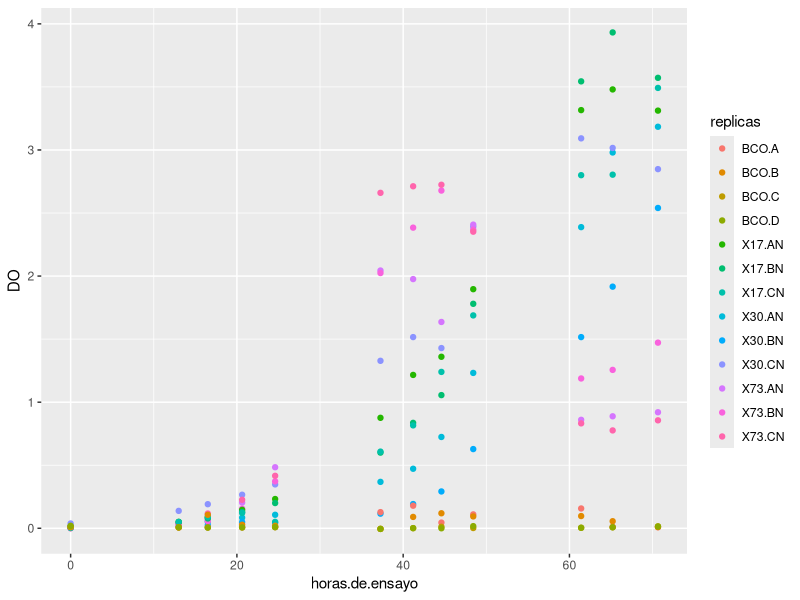
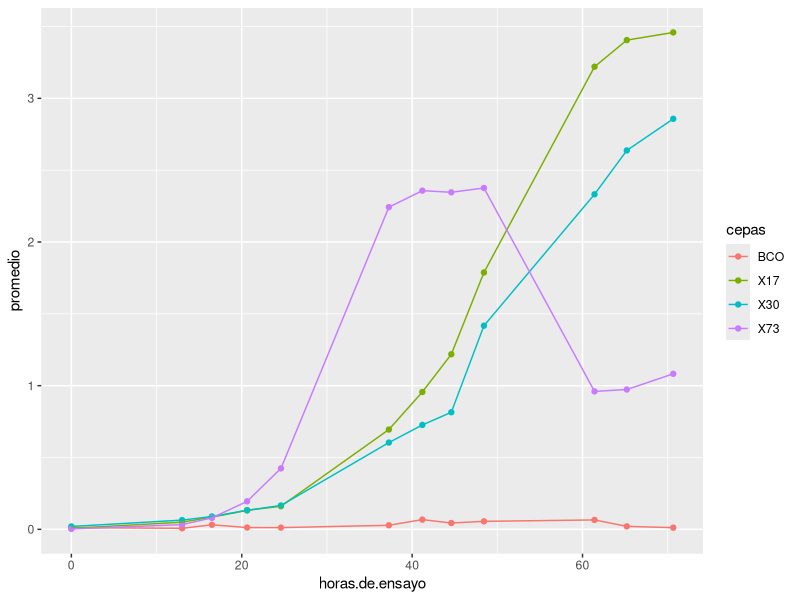
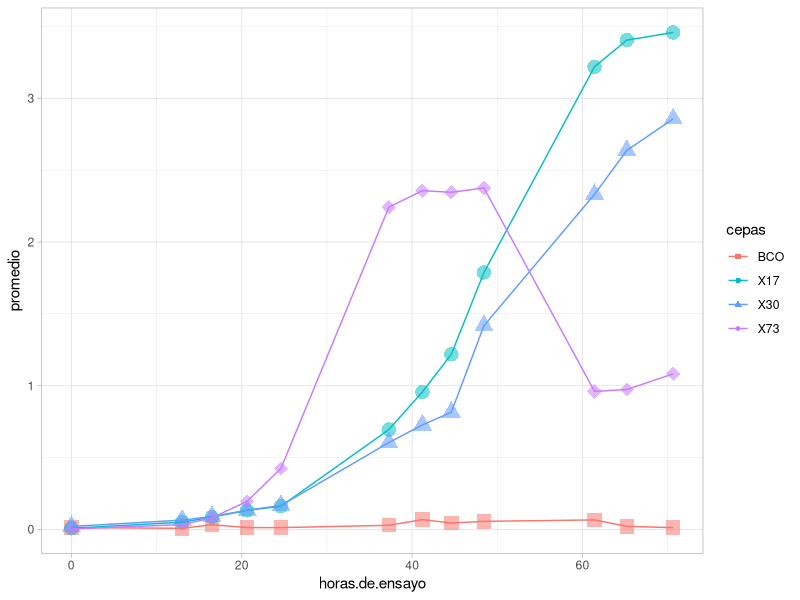
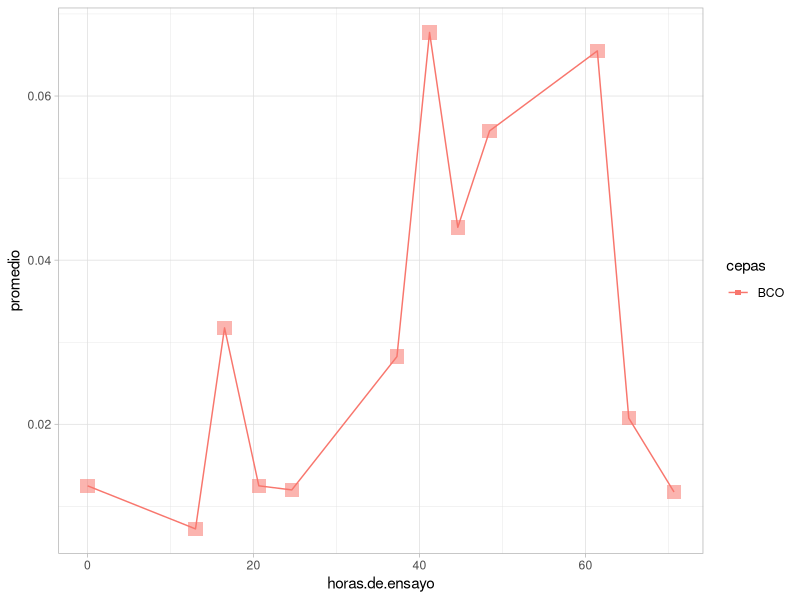
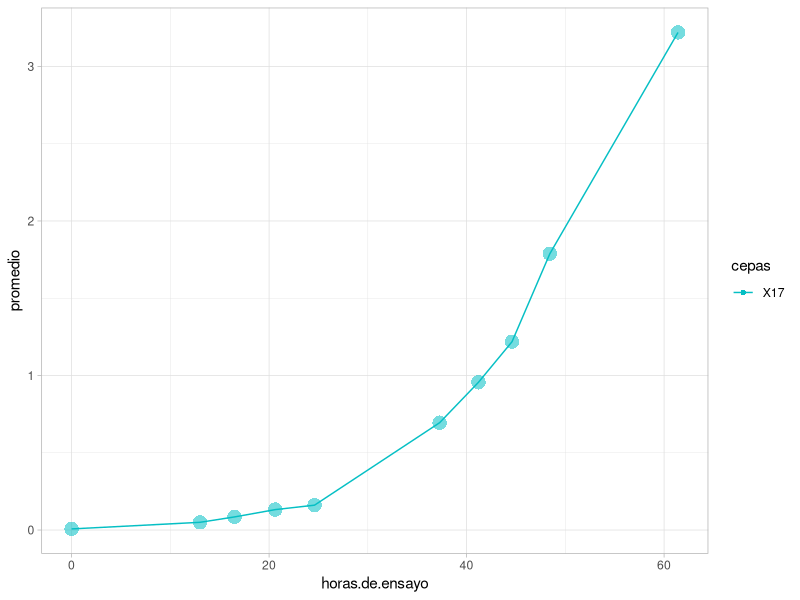
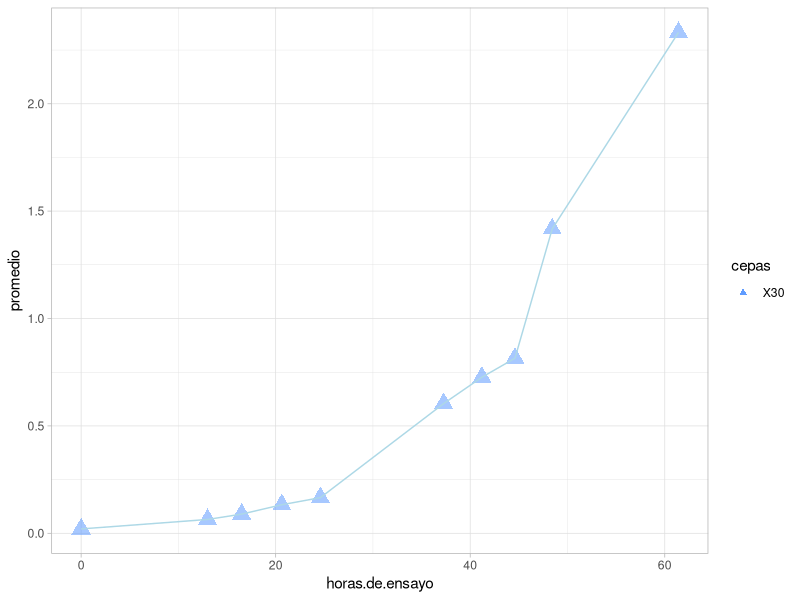
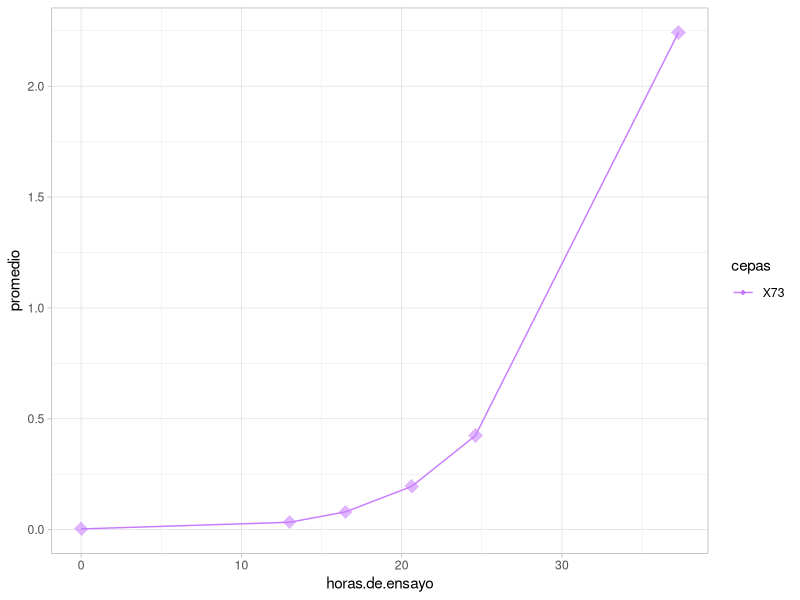
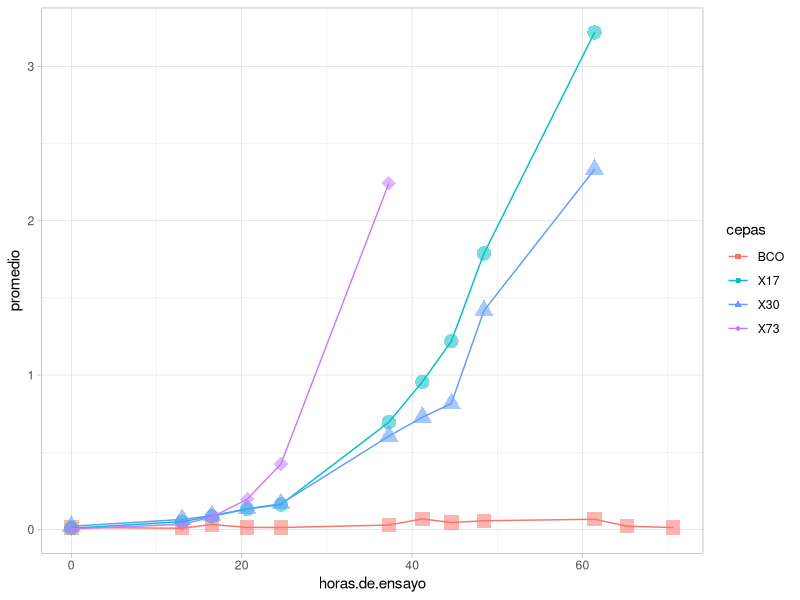

These figures' R source, in order: (Note: this script raises an error after producing the figures.)
## ---- chunk 1
knitr::opts_chunk$set(echo = TRUE)
library(tidyverse)
## ---- chunk 2
crecimiento_csv <- read.csv("./crecimiento_corregido.csv")
crecimiento_csv %>%
  head(3)
## ---- chunk 3
crecimiento <- crecimiento_csv %>% 
  pivot_longer(c(
    "X30.AN", "X30.BN"  , "X30.CN",
    "X73.AN", "X73.BN", "X73.CN",
    "X17.AN", "X17.BN", "X17.CN",
    "BCO.A" , "BCO.B" , "BCO.C", "BCO.D"
  ),
  names_to = "replicas", values_to = "DO")
## ---- chunk 4
crecimiento <- crecimiento %>% 
  select(c("horas.de.ensayo", "replicas", "DO"))
## ---- chunk 5
crecimiento <- crecimiento %>% 
  filter(!is.na(DO))
## ---- chunk 6
crecimiento %>%
  arrange(replicas) %>%
  head(5)
## ---- chunk 7
crecimiento %>%
  group_by(replicas) %>%
  summarise() %>%
  head(22)


## ---- chunk 8
crecimiento %>%
  select(c(DO)) %>%
  sapply(typeof)
## ---- chunk 9
crecimiento %>%
  summarise(total = n())
## ---- chunk 10
str(crecimiento)
## ---- chunk 11
crecimiento %>% ggplot(aes(x = horas.de.ensayo,
                           y = DO,
                           color=replicas)) +
  geom_point()

## ---- chunk 12
crecimiento_agrupado <- crecimiento %>%
  group_by(horas.de.ensayo, cepas = substring(replicas, 0, 3)) %>%
  summarise(desvio = sd(DO), promedio = mean(DO), mediana = median(DO))
## ---- chunk 13
crecimiento_agrupado %>%
  ggplot(aes(x = horas.de.ensayo,
             y = promedio,
             color=cepas)) +
  geom_point() +
  geom_line()
## ---- chunk 14
crecimiento_agrupado %>%
  ggplot() +
  geom_point(aes(x = horas.de.ensayo,
                 y = promedio,
                 shape = cepas,
                 colour = cepas,
                 size=2,
                 alpha = 0.1)) +
  geom_line(aes(x = horas.de.ensayo,
                y = promedio,
                color=cepas, group=cepas)) + 
  scale_shape_manual(values=c(15, 16, 17,18))+
  scale_color_manual(values=c("#f8766d", "#05bfc4", "#609cff", "#c77cff")) +
  scale_alpha(guide = 'none') + 
  scale_size(guide = 'none') + 
  theme_light()
## ---- chunk 15
crecimiento_agrupado %>%
  filter(cepas == 'BCO') %>%
  ggplot() +
  geom_point(aes(x = horas.de.ensayo,
                 y = promedio,
                 shape = cepas,
                 colour = cepas,
                 size=2,
                 alpha = 0.1)) +
  geom_line(aes(x = horas.de.ensayo,
                y = promedio,
                color=cepas, group=cepas)) + 
  scale_shape_manual(values=c(15))+
  scale_color_manual(values=c("#f8766d")) +
  scale_alpha(guide = 'none') + 
  scale_size(guide = 'none') + 
  theme_light()
## ---- chunk 16
crecimiento_agrupado %>%
  filter(cepas == 'X17' & horas.de.ensayo < 65) %>%
  ggplot() +
  geom_point(aes(x = horas.de.ensayo,
                 y = promedio,
                 shape = cepas,
                 colour = cepas,
                 size=2,
                 alpha = 0.1)) +
  geom_line(aes(x = horas.de.ensayo,
                y = promedio,
                color=cepas, group=cepas)) + 
  scale_shape_manual(values=c(16))+
  scale_color_manual(values=c("#05bfc4")) +
  scale_alpha(guide = 'none') + 
  scale_size(guide = 'none') + 
  theme_light()
## ---- chunk 17
crecimiento_agrupado %>%
  filter(cepas == 'X30' & horas.de.ensayo < 65) %>%
  ggplot() +
  geom_point(aes(x = horas.de.ensayo,
                 y = promedio,
                 shape = cepas,
                 colour = cepas,
                 size=2,
                 alpha = 0.1)) +
  geom_line(aes(x = horas.de.ensayo,
                y = promedio,
                color=cepas, group=cepas),
                 color = "lightblue") + 
  scale_shape_manual(values=c(17))+
  scale_color_manual(values=c("#609cff")) +
  scale_alpha(guide = 'none') + 
  scale_size(guide = 'none') + 
  theme_light()
## ---- chunk 18
crecimiento_agrupado %>%
  filter(cepas == 'X73' & horas.de.ensayo < 40) %>%
  ggplot() +
  geom_point(aes(x = horas.de.ensayo,
                 y = promedio,
                 shape = cepas,
                 colour = cepas,
                 size=2,
                 alpha = 0.1)) +
  geom_line(aes(x = horas.de.ensayo,
                y = promedio,
                color=cepas, group=cepas)) + 
  scale_shape_manual(values=c(18))+
  scale_color_manual(values=c("#c77cff")) +
  scale_alpha(guide = 'none') + 
  scale_size(guide = 'none') + 
  theme_light()
## ---- chunk 19
crecimiento_agrupado %>%
  filter(
    (cepas == 'BCO') |
    (cepas == 'X17' & horas.de.ensayo < 65) |
    (cepas == 'X30' & horas.de.ensayo < 65) |
    (cepas == 'X73' & horas.de.ensayo < 40)
  ) %>%
  ggplot() +
  geom_point(aes(x = horas.de.ensayo,
                 y = promedio,
                 shape = cepas,
                 colour = cepas,
                 size=2,
                 alpha = 0.1)) +
  geom_line(aes(x = horas.de.ensayo,
                y = promedio,
                color=cepas, group=cepas)) +
  scale_shape_manual(values=c(15,16,17,18))+
  scale_color_manual(values=c("#f8766d", "#05bfc4", "#609cff", "#c77cff")) +
  scale_alpha(guide = 'none') + 
  scale_size(guide = 'none') + 
  theme_light()
## ---- chunk 20
ajuste_17 <- crecimiento_agrupado %>%
  filter(cepas == 'BCO' | cepas == 'X17') %>%
  group_by(horas.de.ensayo) %>%
  mutate(ajuste = sum(c(promedio))) %>%
  filter(cepas == 'X17')

ajuste_30 <- crecimiento_agrupado %>%
  filter(cepas == 'BCO' | cepas == 'X30') %>%
  group_by(horas.de.ensayo) %>%
  mutate(ajuste = sum(c(promedio))) %>%
  filter(cepas == 'X30')

ajuste_73 <- crecimiento_agrupado %>%
  filter(cepas == 'BCO' | cepas == 'X73') %>%
  group_by(horas.de.ensayo) %>%
  mutate(ajuste = sum(c(promedio))) %>%
  filter(cepas == 'X73')

crecimiento_ajustado = ajuste_17 %>% ungroup() %>% add_row(ajuste_30) %>% add_row(ajuste_73)
## ---- chunk 21
crecimiento_ajustado %>%
  filter(
    (cepas == 'X17' & horas.de.ensayo < 65) |
    (cepas == 'X30' & horas.de.ensayo < 65) |
    (cepas == 'X73' & horas.de.ensayo < 40)
  ) %>%
  ggplot() +
  geom_point(aes(x = horas.de.ensayo,
                 y = promedio,
                 shape = cepas,
                 colour = cepas,
                 size=2,
                 alpha = 0.1)) +
  geom_line(aes(x = horas.de.ensayo,
                y = promedio,
                color=cepas, group=cepas)) +
  scale_shape_manual(values=c(16,17,18))+
  scale_color_manual(values=c("#05bfc4", "#609cff", "#c77cff")) +
  scale_alpha(guide = 'none') + 
  scale_size(guide = 'none') + 
  theme_light()
## ---- chunk 22
m3.lme = lme(promedio ~ horas.de.ensayo, random = ~ horas.de.ensayo - 1|cepas, data = crecimiento_ajustado)

crecimiento_ajustado = crecimiento_ajustado %>% mutate(pred_m = predict(m3.lme, level = 1))

## ---- chunk 23
crecimiento_ajustado %>%
  filter(
    (cepas == 'X17' & horas.de.ensayo < 65) |
    (cepas == 'X30' & horas.de.ensayo < 65) |
    (cepas == 'X73' & horas.de.ensayo < 40)
  ) %>%
  ggplot() +
  geom_point(aes(x = horas.de.ensayo,
                 y = promedio,
                 shape = cepas,
                 colour = cepas,
                 size=2,
                 alpha = 0.1)) +
  geom_line(aes(x = horas.de.ensayo,
                y = promedio,
                color=cepas, group=cepas))  +
  geom_line(aes(x = horas.de.ensayo, y = pred_m, color=cepas, group=cepas))  +
  scale_shape_manual(values=c(16,17,18))+
  scale_color_manual(values=c("#05bfc4", "#609cff", "#c77cff")) +
  scale_alpha(guide = 'none') + 
  scale_size(guide = 'none') + 
  scale_y_log10() +
  theme_light()
